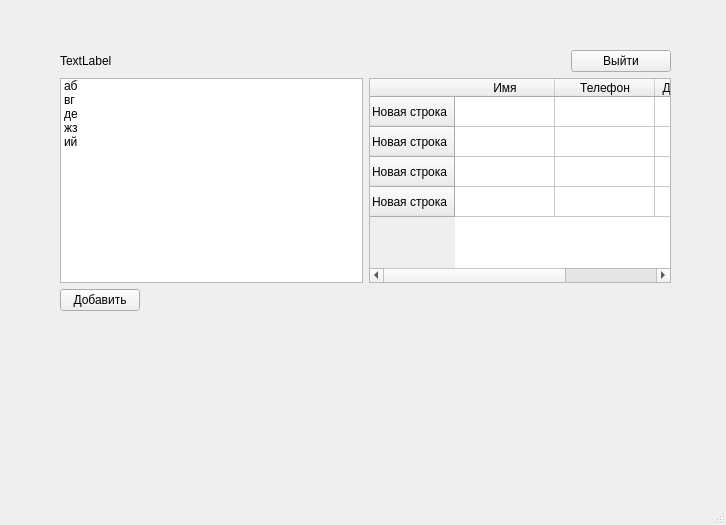
<?xml version="1.0" encoding="UTF-8"?>
<ui version="4.0">
 <class>MainWindow</class>
 <widget class="QMainWindow" name="MainWindow">
  <property name="geometry">
   <rect>
    <x>0</x>
    <y>0</y>
    <width>726</width>
    <height>525</height>
   </rect>
  </property>
  <property name="windowTitle">
   <string>MainWindow</string>
  </property>
  <widget class="QWidget" name="centralwidget">
   <widget class="QWidget" name="">
    <property name="geometry">
     <rect>
      <x>60</x>
      <y>50</y>
      <width>611</width>
      <height>261</height>
     </rect>
    </property>
    <layout class="QVBoxLayout" name="main_layout">
     <item>
      <layout class="QVBoxLayout" name="verticalLayout">
       <item>
        <layout class="QHBoxLayout" name="horizontalLayout_3">
         <item>
          <widget class="QLabel" name="label_hello">
           <property name="text">
            <string>TextLabel</string>
           </property>
          </widget>
         </item>
         <item>
          <widget class="QPushButton" name="button_logout">
           <property name="minimumSize">
            <size>
             <width>0</width>
             <height>0</height>
            </size>
           </property>
           <property name="maximumSize">
            <size>
             <width>100</width>
             <height>16777215</height>
            </size>
           </property>
           <property name="text">
            <string>Выйти</string>
           </property>
          </widget>
         </item>
        </layout>
       </item>
       <item>
        <layout class="QHBoxLayout" name="horizontalLayout_2">
         <item>
          <widget class="QListWidget" name="navigation_panel">
           <item>
            <property name="text">
             <string>аб</string>
            </property>
           </item>
           <item>
            <property name="text">
             <string>вг</string>
            </property>
           </item>
           <item>
            <property name="text">
             <string>де</string>
            </property>
           </item>
           <item>
            <property name="text">
             <string>жз</string>
            </property>
           </item>
           <item>
            <property name="text">
             <string>ий</string>
            </property>
           </item>
          </widget>
         </item>
         <item>
          <widget class="QTableWidget" name="main_table">
           <row>
            <property name="text">
             <string>Новая строка</string>
            </property>
           </row>
           <row>
            <property name="text">
             <string>Новая строка</string>
            </property>
           </row>
           <row>
            <property name="text">
             <string>Новая строка</string>
            </property>
           </row>
           <row>
            <property name="text">
             <string>Новая строка</string>
            </property>
           </row>
           <column>
            <property name="text">
             <string>Имя</string>
            </property>
           </column>
           <column>
            <property name="text">
             <string>Телефон</string>
            </property>
           </column>
           <column>
            <property name="text">
             <string>Дата рождения</string>
            </property>
           </column>
          </widget>
         </item>
        </layout>
       </item>
       <item>
        <layout class="QHBoxLayout" name="horizontalLayout">
         <item>
          <widget class="QPushButton" name="button_add">
           <property name="text">
            <string>Добавить</string>
           </property>
          </widget>
         </item>
         <item>
          <spacer name="horizontalSpacer">
           <property name="orientation">
            <enum>Qt::Horizontal</enum>
           </property>
           <property name="sizeHint" stdset="0">
            <size>
             <width>40</width>
             <height>20</height>
            </size>
           </property>
          </spacer>
         </item>
        </layout>
       </item>
      </layout>
     </item>
    </layout>
   </widget>
  </widget>
  <widget class="QStatusBar" name="statusbar"/>
  <action name="actionsfsdf">
   <property name="text">
    <string>sfsdf</string>
   </property>
  </action>
  <action name="actionsdfsdf">
   <property name="text">
    <string>sdfsdf</string>
   </property>
  </action>
 </widget>
 <resources/>
 <connections/>
</ui>
